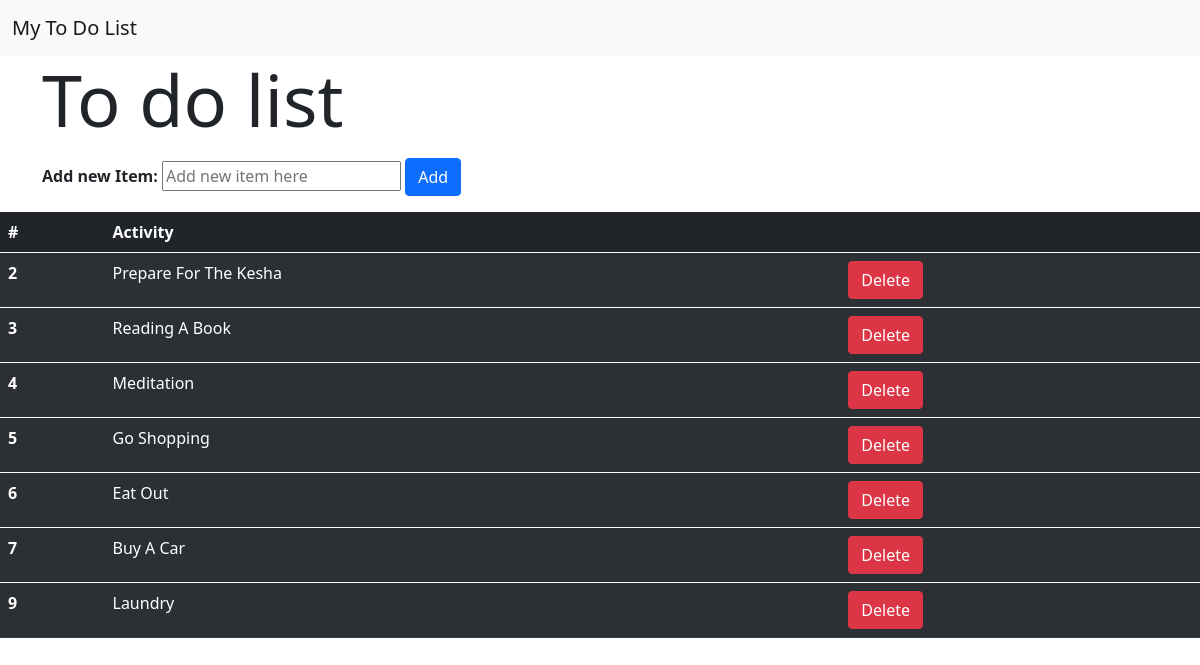
The page / on the database its author committed.
### todo/models.py (models this page shows, shortened)
class Activities(models.Model):
    title = models.CharField(max_length=1000)

### todo/views.py (the view)
# urls.py: path('', views.index, name='index'),
def index(request):
    activity = Activities.objects.all()
    if request.method == 'POST':
        new_value = Activities(title=request.POST['title'])
        new_value.save()
        return redirect('/')
    return render(request, 'index.html', {'activity':activity})

### templates/index.html (shortened to what this page needs)
<!DOCTYPE html>
<html lang="en">
<head>
    <link href="https://cdn.jsdelivr.net/npm/bootstrap@5.0.2/dist/css/bootstrap.min.css" rel="stylesheet">
</head>
<body>
    <nav class="navbar navbar-expand-lg navbar-light bg-light">
        <div class="container-fluid">
          <a class="navbar-brand" href="#">My To Do List</a>
        </div>
      </nav>
      <section>
        <div class="container">
            <h2 class="display-2 mb-3">To do list</h2>
            <div class="row">
                <div class="col-md">
                    <form id="add" method="POST" action="">
                        <strong><label for="input">Add new Item:</label></strong>
                        <input type="text" name="title" placeholder="Add new item here">
                        <button type="submit" class="btn btn-primary">Add</button>
                    </form>
                </div>
            </div>
        </div>
        <table class="table table-dark table-striped my-3">
            <thead>
                <tr>
                  <th scope="col">#</th>
                  <th scope="col">Activity</th>
                  <th></th>
                </tr>
              </thead>
              {% for i in activity %}
              <tbody>
                <tr>
                  <th scope="row">{{i.id}}</th>
                  <td>{{i.title | title}}</td>
                  <td><button class="btn btn-danger "><a href="delete/{{i.id}}" class="text-white text-decoration-none">Delete</a></button></td>
                </tr>
              </tbody>
              {% endfor %}
          </table>
      </section>
</body>
</html>

### rows shown on the page
Activities: id "2", title "Prepare For The Kesha"
Activities: id "3", title "Reading A Book"
Activities: id "4", title "Meditation"
Activities: id "5", title "Go Shopping"
Activities: id "6", title "Eat Out"
Activities: id "7", title "Buy A Car"
Activities: id "9", title "Laundry"
